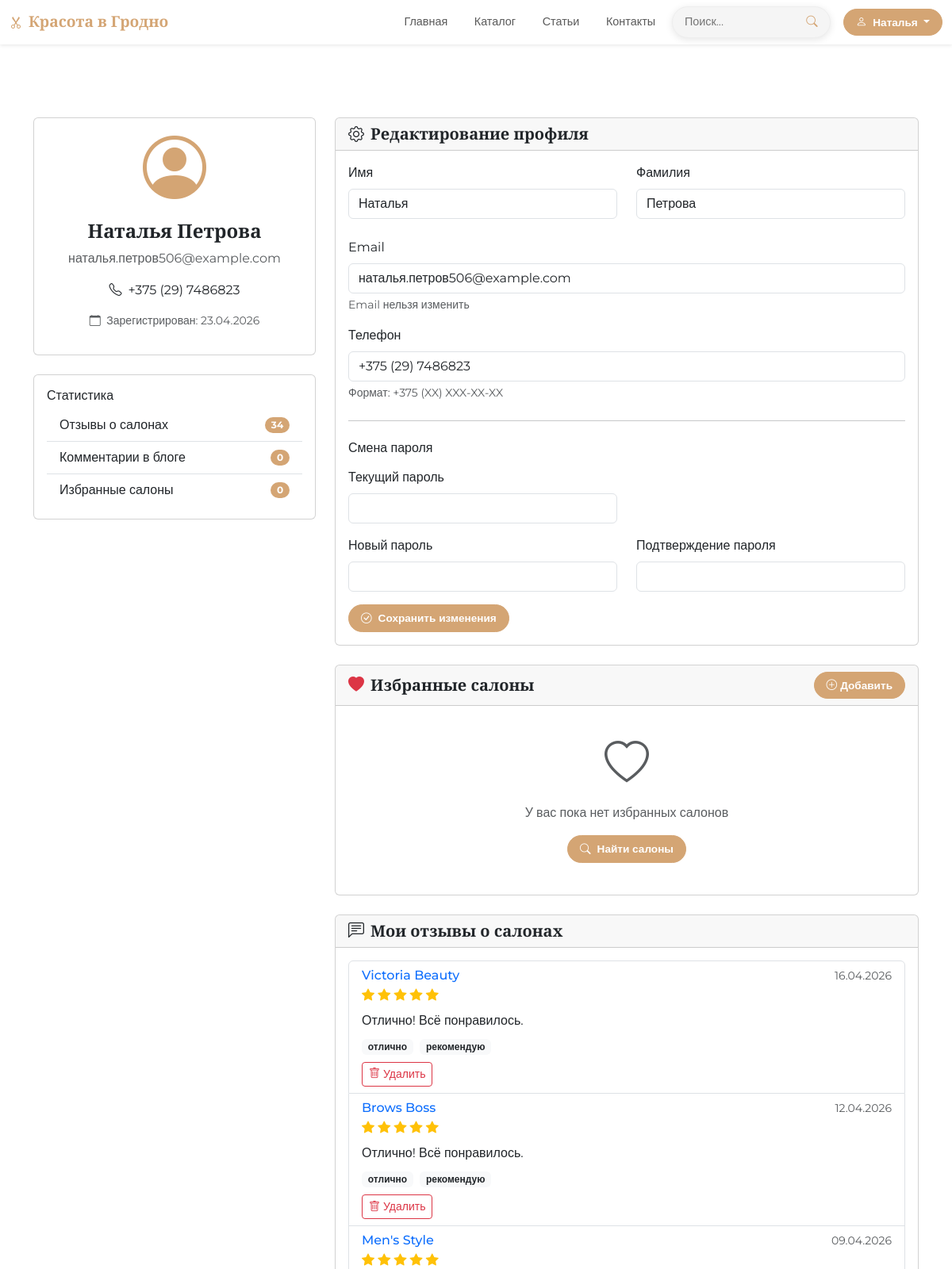
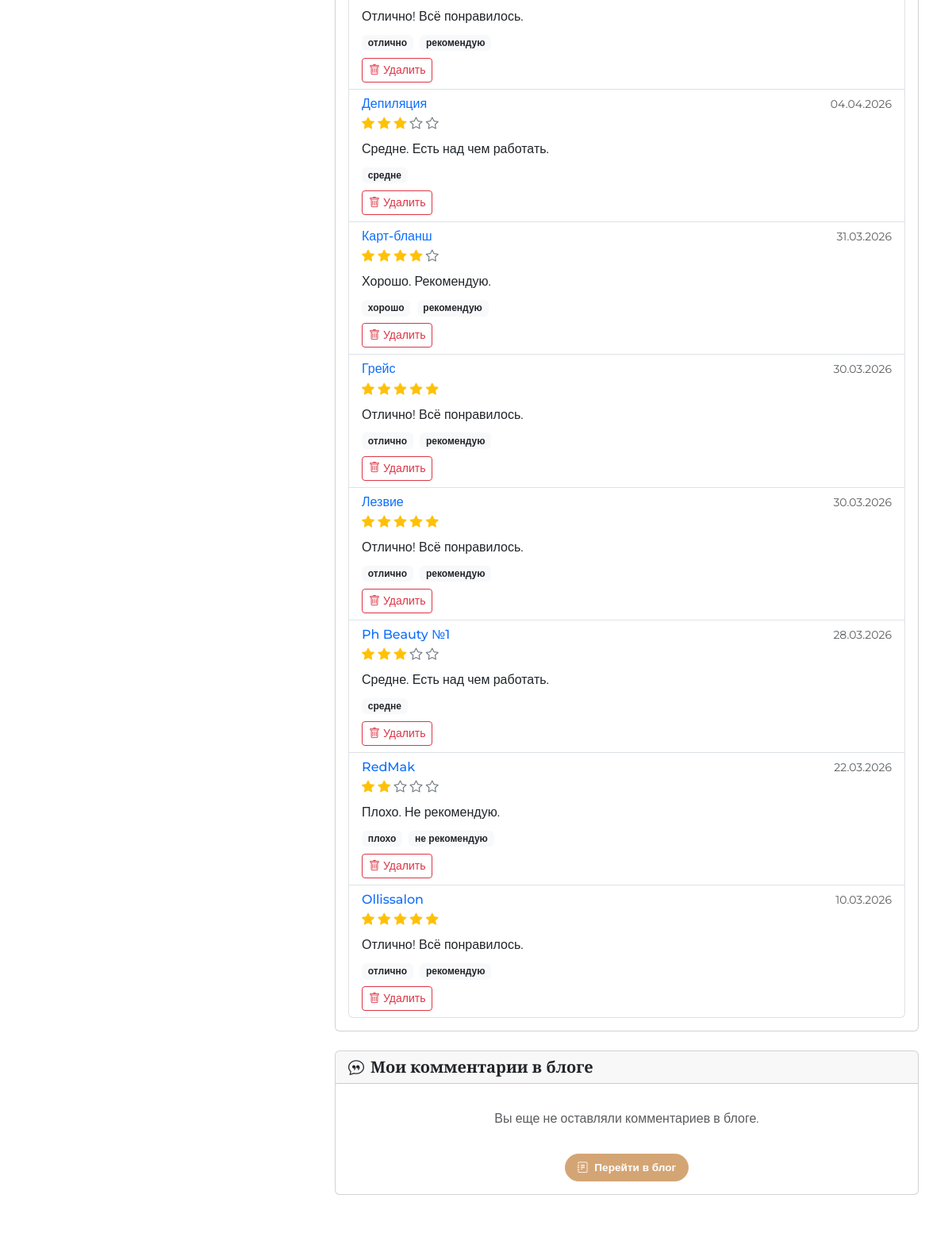
The app's page /profile (signed in, upper part) with its own data (2 pictures, top to bottom).
### models.py (models this page shows, shortened)
class User(db.Model, UserMixin):
    __tablename__ = 'users'
    id = db.Column(db.Integer, primary_key=True)
    email = db.Column(db.String(100), unique=True, nullable=False)
    first_name = db.Column(db.String(50))
    last_name = db.Column(db.String(50))
    password_hash = db.Column(db.String(255), nullable=False)
    is_active = db.Column(db.Boolean, default=True)
    created_at = db.Column(db.DateTime, default=datetime.now)
    is_admin = db.Column(db.Boolean, default=False)
    phone = db.Column(db.String(20))
    avatar_url = db.Column(db.String(300))
    favorite_salons = db.relationship('Salon', secondary=user_favorites, backref='fans', lazy='dynamic')

class Review(db.Model):
    __tablename__ = 'reviews'
    id = db.Column(db.Integer, primary_key=True)
    salon_id = db.Column(db.Integer, db.ForeignKey('salons.id'))
    author_name = db.Column(db.String(100))
    rating = db.Column(db.Integer)
    text = db.Column(db.Text)
    tags = db.Column(db.String(300))
    created_at = db.Column(db.DateTime, server_default=db.func.now())
    user_id = db.Column(db.Integer, db.ForeignKey('users.id'), nullable=True)
    user = db.relationship('User', backref='reviews', lazy=True)  # Добавлено

class Salon(db.Model):
    __tablename__ = 'salons'
    id = db.Column(db.Integer, primary_key=True)
    name = db.Column(db.String(200))
    category = db.Column(db.String(100))
    description = db.Column(db.Text)
    address = db.Column(db.String(300))
    district = db.Column(db.String(100))
    phone = db.Column(db.String(20))
    working_hours = db.Column(db.String(200))
    rating = db.Column(db.Float, default=0.0)
    reviews_count = db.Column(db.Integer, default=0)
    is_verified = db.Column(db.Boolean, default=False)
    image_url = db.Column(db.String(300), default='/static/img/default.png')
    created_at = db.Column(db.DateTime, server_default=db.func.now())
    social_instagram = db.Column(db.String(300))
    social_vk = db.Column(db.String(300))
    social_facebook = db.Column(db.String(300))
    social_telegram = db.Column(db.String(300))
    services = db.relationship('Service', backref='salon', lazy=True, cascade='all, delete-orphan')
    reviews = db.relationship('Review', backref='salon', lazy=True, cascade='all, delete-orphan')

### app.py (the view)
@app.route('/profile')
@login_required
def profile():
    user_reviews = Review.query.filter_by(
        user_id=current_user.id
    ).order_by(Review.created_at.desc()).limit(10).all()
    user_comments = BlogComment.query.filter_by(
        user_id=current_user.id
    ).order_by(BlogComment.created_at.desc()).limit(10).all()
    return render_template('profile.html',
        title='Мой профиль - Красота в Гродно',
        user_reviews=user_reviews,
        user_comments=user_comments
    )

### templates/profile.html (shortened to what this page needs)
{% extends "base.html" %}
{% block content %}
<div class="container mt-5 pt-4">
  <div class="row">
    <div class="col-md-4">
      <div class="card mb-4">
        <div class="card-body text-center">
          <div class="avatar mb-3">
            <i class="bi bi-person-circle display-1 text-beauty"></i>
          </div>
          <h4 class="card-title">{{ current_user.first_name or 'Пользователь' }} {{ current_user.last_name or '' }}</h4>
          <p class="text-muted">{{ current_user.email }}</p>
          {% if current_user.phone %}
          <p><i class="bi bi-telephone me-2"></i>{{ current_user.phone }}</p>
          {% endif %}
          <p class="small text-muted">
            <i class="bi bi-calendar me-1"></i>
            Зарегистрирован: {{ current_user.created_at.strftime('%d.%m.%Y') }}
          </p>
        </div>
      </div>
      <div class="card">
        <div class="card-body">
          <h6 class="card-title">Статистика</h6>
          <ul class="list-group list-group-flush">
            <li class="list-group-item d-flex justify-content-between align-items-center">
              Отзывы о салонах
              <span class="badge bg-beauty rounded-pill">{{ current_user.reviews|length }}</span>
            </li>
            <li class="list-group-item d-flex justify-content-between align-items-center">
              Комментарии в блоге
              <span class="badge bg-beauty rounded-pill">{{ current_user.blog_comments|length }}</span>
            </li>
            <li class="list-group-item d-flex justify-content-between align-items-center">
              Избранные салоны
              <span class="badge bg-beauty rounded-pill">{{ current_user.favorite_salons.count() }}</span>
            </li>
          </ul>
        </div>
      </div>
    </div>
    <div class="col-md-8">
      <div class="card mb-4">
        <div class="card-header">
          <h5 class="mb-0"><i class="bi bi-gear me-2"></i>Редактирование профиля</h5>
        </div>
        <div class="card-body">
          <form method="post" action="/profile/update" class="needs-validation" novalidate id="profileForm">
            <div class="row mb-3 ">
              <div class="col-md-6 mb-2">
                <label for="first_name" class="form-label">Имя</label>
                <input type="text" class="form-control" id="first_name" name="first_name"
                       value="{{ current_user.first_name or '' }}">
              </div>
              <div class="col-md-6">
                <label for="last_name" class="form-label">Фамилия</label>
                <input type="text" class="form-control" id="last_name" name="last_name"
                       value="{{ current_user.last_name or '' }}">
              </div>
            </div>
            <div class="mb-3">
              <label for="email" class="form-label">Email</label>
              <input type="email" class="form-control" id="email" value="{{ current_user.email }}" readonly>
              <div class="form-text">Email нельзя изменить</div>
            </div>
            <div class="mb-3">
            <label for="phone" class="form-label">Телефон</label>
            <input type="tel" class="form-control" id="phone" name="phone"
                  value="{{ current_user.phone or '' }}"
                  placeholder="+375 (XX) XXX-XX-XX"
                  pattern="\+375\s\([0-9]{2}\)\s[0-9]{3}-[0-9]{2}-[0-9]{2}">
            <div class="form-text">Формат: +375 (XX) XXX-XX-XX</div>
          </div>
            <hr class="my-4">
            <h6 class="mb-3">Смена пароля</h6>
            <div class="row mb-3">
              <div class="col-md-6">
                <label for="current_password" class="form-label">Текущий пароль</label>
                <input type="password" class="form-control" id="current_password" name="current_password">
              </div>
            </div>
            <div class="row mb-3">
              <div class="col-md-6">
                <label for="new_password" class="form-label">Новый пароль</label>
                <input type="password" class="form-control" id="new_password" name="new_password">
              </div>
              <div class="col-md-6">
                <label for="confirm_password" class="form-label">Подтверждение пароля</label>
                <input type="password" class="form-control" id="confirm_password" name="confirm_password">
              </div>
            </div>
            <button type="submit" class="btn btn-beauty">
              <i class="bi bi-check-circle me-2"></i>Сохранить изменения
            </button>
          </form>
        </div>
      </div>
<div class="card mb-4">
  <div class="card-header d-flex justify-content-between align-items-center">
    <h5 class="mb-0"><i class="bi bi-heart-fill text-danger me-2"></i>Избранные салоны</h5>
    <a href="/catalog" class="btn btn-sm btn-beauty">
      <i class="bi bi-plus-circle me-1"></i>Добавить
    </a>
  </div>
  <div class="card-body">
    {% set favorite_salons = current_user.favorite_salons.all() %}
    {% if favorite_salons %}
    <div class="list-group list-group-flush" id="favoritesContainer">
      {% for salon in favorite_salons %}
      <div class="list-group-item favorite-item px-0" data-salon-id="{{ salon.id }}">
        <div class="row align-items-center">
          <div class="col-3 col-md-2">
            <img src="{{ salon.image_url }}" alt="{{ salon.name }}" class="img-fluid rounded" style="width: 60px; height: 60px; object-fit: cover;">
          </div>
          <div class="col-6 col-md-7">
            <h6 class="mb-1">{{ salon.name }}</h6>
            <div class="rating small mb-1">
              {% for i in range(5) %}
                {% if i < salon.rating|int %}
                <i class="bi bi-star-fill text-warning"></i>
                {% elif i < salon.rating %}
                <i class="bi bi-star-half text-warning"></i>
                {% else %}
                <i class="bi bi-star text-secondary"></i>
                {% endif %}
              {% endfor %}
              <span class="text-muted ms-1">({{ salon.reviews_count }})</span>
            </div>
            <p class="small text-muted mb-0">
              <i class="bi bi-geo-alt me-1"></i>{{ salon.address|truncate(40) }}
            </p>
          </div>
          <div class="col-3 col-md-3 text-end">
            <a href="/catalog/{{ salon.id }}" class="btn btn-sm btn-beauty me-1 mb-1 mb-md-0">
              <i class="bi bi-eye"></i>
            </a>
            <button class="btn btn-sm btn-outline-danger remove-favorite" data-salon-id="{{ salon.id }}" data-salon-name="{{ salon.name }}">
              <i class="bi bi-trash"></i>
            </button>
          </div>
        </div>
      </div>
      {% endfor %}
    </div>
    {% else %}
    <div class="text-center py-4">
      <i class="bi bi-heart display-4 text-muted mb-3 d-block"></i>
      <p class="text-muted mb-3">У вас пока нет избранных салонов</p>
      <a href="/catalog" class="btn btn-beauty">
        <i class="bi bi-search me-2"></i>Найти салоны
      </a>
    </div>
    {% endif %}
  </div>
</div>
      <div class="card mb-4">
        <div class="card-header">
          <h5 class="mb-0"><i class="bi bi-chat-left-text me-2"></i>Мои отзывы о салонах</h5>
        </div>
        <div class="card-body">
          {% if user_reviews %}
          <div class="list-group">
            {% for review in user_reviews %}
            <div class="list-group-item">
              <div class="d-flex w-100 justify-content-between">
                <h6 class="mb-1">
                  <a href="/catalog/{{ review.salon_id }}" class="text-decoration-none">
                    {{ review.salon.name }}
                  </a>
                </h6>
                <small class="text-muted">{{ review.created_at.strftime('%d.%m.%Y') }}</small>
              </div>
              <div class="rating mb-2">
                {% for i in range(5) %}
                  {% if i < review.rating %}
                  <i class="bi bi-star-fill text-warning"></i>
                  {% else %}
                  <i class="bi bi-star text-secondary"></i>
                  {% endif %}
                {% endfor %}
              </div>
              <p class="mb-2">{{ review.text|truncate(200) }}</p>
              {% if review.tags %}
              <div class="mb-2">
                {% for tag in review.tags.split(',') %}
                <span class="badge bg-light text-dark me-1">{{ tag.strip() }}</span>
                {% endfor %}
              </div>
              {% endif %}
              <form method="post" action="/review/{{ review.id }}/delete" class="d-inline">
                <button type="submit" class="btn btn-sm btn-outline-danger"
                        onclick="return confirm('Удалить этот отзыв?')">
                  <i class="bi bi-trash me-1"></i>Удалить
                </button>
              </form>
            </div>
            {% endfor %}
          </div>
          {% endif %}
        </div>
      </div>
      <div class="card">
        <div class="card-header">
          <h5 class="mb-0"><i class="bi bi-chat-quote me-2"></i>Мои комментарии в блоге</h5>
        </div>
        <div class="card-body">
          {% if user_comments %}
          <div class="list-group">
            {% for comment in user_comments %}
            <div class="list-group-item">
              <div class="d-flex w-100 justify-content-between">
                <h6 class="mb-1">
                  <a href="/blog/{{ comment.post.slug }}" class="text-decoration-none">
                    {{ comment.post.title }}
                  </a>
                </h6>
                <small class="text-muted">{{ comment.created_at.strftime('%d.%m.%Y %H:%M') }}</small>
              </div>
              <p class="mb-2 mt-2">{{ comment.content|truncate(150) }}</p>
              <div class="d-flex justify-content-between align-items-center">
                <span class="badge {% if comment.is_approved %}bg-success{% else %}bg-warning{% endif %}">
                  {% if comment.is_approved %}Опубликован{% else %}На модерации{% endif %}
                </span>
                <form method="post" action="/comment/{{ comment.id }}/delete" class="d-inline">
                  <button type="submit" class="btn btn-sm btn-outline-danger"
                          onclick="return confirm('Удалить этот комментарий?')">
                    <i class="bi bi-trash me-1"></i>Удалить
                  </button>
                </form>
              </div>
            </div>
            {% endfor %}
          </div>
          {% else %}
          <p class="text-muted text-center py-3">Вы еще не оставляли комментариев в блоге.</p>
          <div class="text-center">
            <a href="/blog" class="btn btn-beauty">
              <i class="bi bi-journal-text me-2"></i>Перейти в блог
            </a>
          </div>
          {% endif %}
        </div>
      </div>
    </div>
  </div>
</div>
{% endblock %}

### templates/base.html (shortened to what this page needs)
<!DOCTYPE html>
<html lang="ru">
  <head>
    <link href="../static/css/bootstrap.min.css" rel="stylesheet" />
    <link
      rel="stylesheet"
      href="https://cdn.jsdelivr.net/npm/bootstrap-icons@1.10.0/font/bootstrap-icons.css"
    />
    <link rel="stylesheet" href="../static/css/style.css" />
  </head>
  <body>
    <nav class="navbar navbar-expand-lg navbar-light bg-white fixed-top shadow-sm">
  <div class="container">
    <a class="navbar-brand" href="/">
      <i class="bi bi-scissors me-2"></i><span class="brand-text">Красота в Гродно</span>
    </a>
    <div class="collapse navbar-collapse" id="navbarNav">
      <ul class="navbar-nav ms-auto">
        <li class="nav-item">
          <a class="nav-link" href="/">Главная</a>
        </li>
        <li class="nav-item">
          <a class="nav-link" href="/catalog">Каталог</a>
        </li>
        <li class="nav-item">
          <a class="nav-link" href="/blog">Статьи</a>
        </li>
        <li class="nav-item">
          <a class="nav-link" href="/contact">Контакты</a>
        </li>
      </ul>
      <div class="search-autocomplete navbar-search-form">
        <form action="/catalog/search" method="post" id="searchForm">
          <div class="navbar-search-container">
            <input
              type="text"
              class="navbar-search-input"
              id="searchInput"
              name="search_query"
              placeholder="Поиск..."
              aria-label="Поиск салонов"
              autocomplete="off"
            />
            <button class="navbar-search-btn" type="submit">
              <i class="bi bi-search"></i>
            </button>
          </div>
        </form>
      </div>
      <div class="user-section">
        {% if current_user.is_authenticated %}
        <div class="dropdown">
          <button class="btn btn-beauty dropdown-toggle" type="button" id="userDropdown" data-bs-toggle="dropdown">
            <i class="bi bi-person me-1"></i>
            {% if current_user.first_name %}
              {{ current_user.first_name|truncate(10, True, '...') }}
            {% else %}
              Аккаунт
            {% endif %}
          </button>
        </div>
        {% else %}
        <a class="btn btn-beauty" href="/login">
          <i class="bi bi-person me-1"></i> Войти
        </a>
        {% endif %}
      </div>
    </div>
  </div>
</nav>
    {% block content %}{% endblock %}
  </body>
</html>

### records on screen
User: first_name "Наталья", last_name "Петрова", email "наталья.петров506@example.com", phone "+375 (29) 7486823", created_at "23.04.2026"
Review: salon.name "Victoria Beauty", created_at "16.04.2026", rating 5 (drawn), text "Отлично! Всё понравилось.", strip "отлично" "рекомендую"
Review: salon.name "Brows Boss", created_at "12.04.2026", rating 5 (drawn), text "Отлично! Всё понравилось.", strip "отлично" "рекомендую"
Review: salon.name "Men's Style", created_at "09.04.2026", rating 5 (drawn), text "Отлично! Всё понравилось.", strip "отлично" "рекомендую"
Review: salon.name "Депиляция", created_at "04.04.2026", rating 3 (drawn), text "Средне. Есть над чем работать.", strip "средне"
Review: salon.name "Карт-бланш", created_at "31.03.2026", rating 4 (drawn), text "Хорошо. Рекомендую.", strip "хорошо" "рекомендую"
Review: salon.name "Грейс", created_at "30.03.2026", rating 5 (drawn), text "Отлично! Всё понравилось.", strip "отлично" "рекомендую"
Review: salon.name "Лезвие", created_at "30.03.2026", rating 5 (drawn), text "Отлично! Всё понравилось.", strip "отлично" "рекомендую"
Review: salon.name "Ph Beauty №1", created_at "28.03.2026", rating 3 (drawn), text "Средне. Есть над чем работать.", strip "средне"
Review: salon.name "RedMak", created_at "22.03.2026", rating 2 (drawn), text "Плохо. Не рекомендую.", strip "плохо" "не рекомендую"
Review: salon.name "Ollissalon", created_at "10.03.2026", rating 5 (drawn), text "Отлично! Всё понравилось.", strip "отлично" "рекомендую"

### other values on screen
{{ current_user.reviews|length }} "34"
{{ current_user.blog_comments|length }} "0"
{{ current_user.favorite_salons.count() }} "0"
